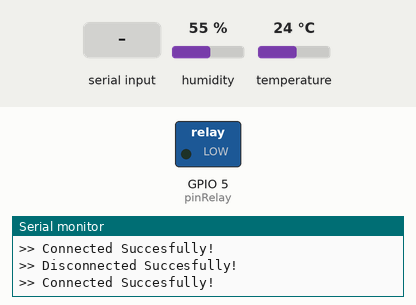
The sketch below on a simulated ESP32. Shown: switched loads named in the sketch (green lamp = pin HIGH), the last lines printed to the serial monitor. Inputs (shaded band) come from the test bench; at power-on: humidity 55 %, temperature 24 °C. Nothing arrives over Bluetooth unless stated.

Above: at 1.2 s.
1.3 s: "Relay_on\n" received over the second serial link
At 2.3 s:
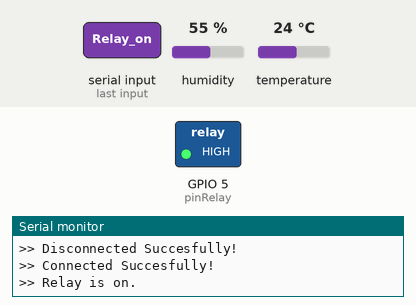
2.9 s: "Relay_off\n" received over the second serial link
At 4.0 s:
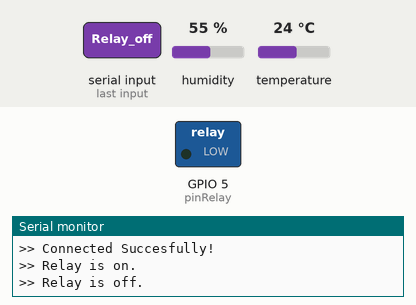
Timing chart, 0 to 5.9 s (numbered marks = the images above; inputs shaded):
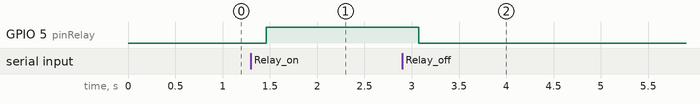

The sketch:

Slave.ino
```cpp
#include "BluetoothSerial.h"
#include <DHT.h>

BluetoothSerial SerialBT;

#define DHTPIN 4
#define DHTTYPE DHT11
DHT dht(DHTPIN, DHTTYPE);
float numHumidity;
float numTemperature;

//GPIO where LED is connected to.
int pinRelay = 5;

//Handle received and sent messages.
String incomingMessage = "";
char incomingChar;
String outcomingMessage = "";
char outcomingChar;
String temphumidString = "";

//Timer: auxiliar variables
unsigned long previousMillis = 0;                   //Stores last time temperature was published.
const long interval = 10000;                        //Interval at which to publish sensor readings.

//REPLACE WITH RECEIVER MAC Address.
//24:0A:C4:31:6D:92
uint8_t address[6]  = {0x24, 0x0A, 0xC4, 0x31, 0x6D, 0x92};

String name = "ESP32Slave";
//char *pin = "1234";                               //Standard pin would be provided by default.
bool connected;
//*********************************************************************************
void setup() {
  Serial.begin(115200);
  SerialBT.begin("ESP32Slave", true);
  //SerialBT.setPin(pin);
  Serial.println(">> The device started in master mode, make sure remote BT device is on!");

  dht.begin();

  //Connect(address) is fast (upto 10 secs max), connect(name) is slow (upto 30 secs max) as it needs
  //to resolve name to address first, but it allows to connect to different devices with the same name.
  //Set CoreDebugLevel to Info to view devices bluetooth address and device names

  connected = SerialBT.connect(address);
  //connected = SerialBT.connect(name);

  if (connected) {
    Serial.println(">> Connected Succesfully!");
  } else {
    while (!SerialBT.connected(10000)) {
      Serial.println(">> Failed to connect. Make sure remote device is available and in range, then restart app.");
    }
  }
  //Disconnect() may take upto 10 secs max.
  if (SerialBT.disconnect()) {
    Serial.println(">> Disconnected Succesfully!");
  }

  //This would reconnect to the name(will use address, if resolved) or address used with connect(name/address).
  if (SerialBT.connect(address)) Serial.println(">> Connected Succesfully!");

  pinMode(pinRelay, OUTPUT);
}
//*********************************************************************************
void loop() {
  unsigned long currentMillis = millis();
  //Send temperature readings.
  if (currentMillis - previousMillis >= interval) {
    numHumidity = dht.readHumidity();
    numTemperature = dht.readTemperature();
    previousMillis = currentMillis;
    temphumidString = ">> Temperature: " + String(numTemperature) + "C  " + "Humidity: " +  String(numHumidity) + "%";
    Serial.println(temphumidString);
    SerialBT.println(temphumidString);
  }

  if (SerialBT.available()) {
    incomingChar = SerialBT.read();
    if (incomingChar != '\n') {
      incomingMessage += String(incomingChar);
      //Check received message and control output accordingly.
      if (incomingMessage == "Relay_on") {
        Serial.println(">> Relay is on.");
        digitalWrite(pinRelay, HIGH);
      }
      else if (incomingMessage == "Relay_off") {
        Serial.println(">> Relay is off.");
        digitalWrite(pinRelay, LOW);
      }
    }
    else {
      incomingMessage = "";
    }
  }

  delay(20);
}
//*********************************************************************************
```

Measured:
- after the input at 1.3 s, GPIO 5 (pinRelay): LOW → HIGH after 0.16 s
- after the input at 2.9 s, GPIO 5 (pinRelay): HIGH → LOW after 0.17 s
